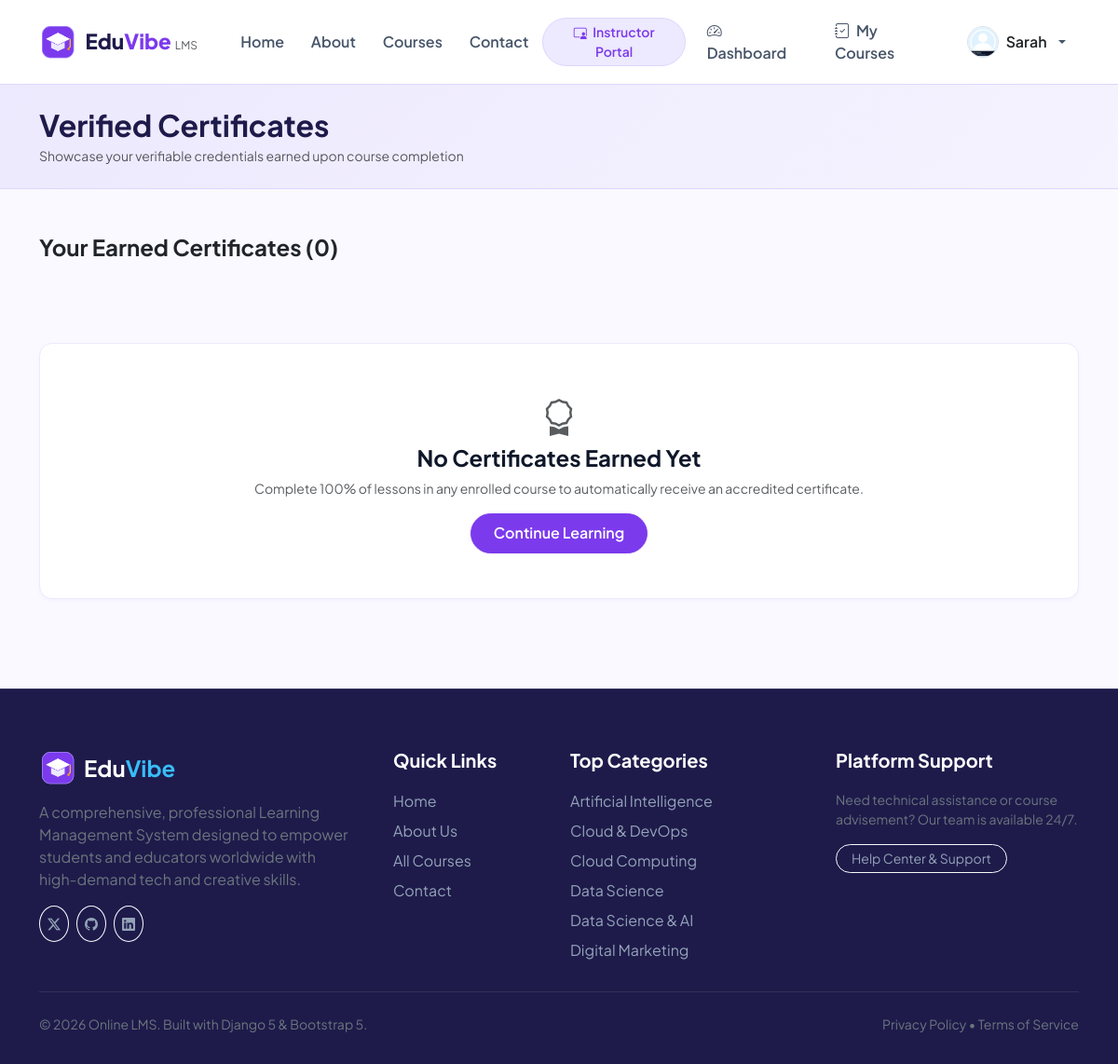
Screenshot of /certificates/ (signed in) with the database file from the repository.
### online_app/models.py (models this page shows, shortened)
class UserProfile(models.Model):
    ROLE_CHOICES = [
        ('student', 'Student'),
        ('instructor', 'Instructor'),
        ('admin', 'Admin'),
    ]
    user = models.OneToOneField(User, on_delete=models.CASCADE, related_name='profile')
    role = models.CharField(max_length=20, choices=ROLE_CHOICES, default='student')
    phone = models.CharField(max_length=25, blank=True)
    headline = models.CharField(max_length=150, blank=True, help_text="e.g. Senior Software Engineer | Student")
    bio = models.TextField(blank=True)
    avatar = models.ImageField(upload_to='avatars/', blank=True, null=True)
    avatar_static = models.CharField(max_length=255, blank=True, default='online_app/images/instructors/instructor1.jpg')
    created_at = models.DateTimeField(auto_now_add=True)
    def is_instructor(self):
        return self.role in ['instructor', 'admin'] or self.user.is_staff
    def get_avatar_url(self):
        if self.avatar:
            return self.avatar.url
        if self.avatar_static:
            return static(self.avatar_static)
        return static('online_app/images/instructors/instructor1.jpg')

class Category(models.Model):
    name = models.CharField(max_length=100)
    slug = models.SlugField(unique=True, blank=True)
    icon = models.CharField(max_length=60, default='bi-code-slash', help_text="Bootstrap icon class name")
    description = models.TextField(blank=True)
    image = models.ImageField(upload_to='categories/', blank=True, null=True)
    image_static = models.CharField(max_length=255, blank=True, default='')
    class Meta:
        verbose_name_plural = 'Categories'
        ordering = ['name']

### online_app/views.py (the view)
# urls.py: path('certificates/', views.certificates_view, name='certificates'),
@login_required
def certificates_view(request):
    certificates = Certificate.objects.filter(user=request.user).select_related('course', 'course__instructor')
    cert_code = request.GET.get('code')
    active_cert = None
    if cert_code:
        active_cert = get_object_or_404(Certificate.objects.select_related('course', 'user'), certificate_code=cert_code)
    context = {
        'certificates': certificates,
        'active_cert': active_cert,
    }
    return render(request, 'online_app/certificates.html', context)

### online_app/views.py (called while the page is built)
def global_categories_processor(request):
    return {
        'nav_categories': Category.objects.all()[:6]
    }

### online_app/templates/online_app/certificates.html (shortened to what this page needs)
{% extends 'online_app/base.html' %}
{% load static %}
{% block content %}
<div class="py-4" style="background: linear-gradient(135deg, var(--lavender) 0%, var(--lavender-light) 100%); border-bottom: 1px solid var(--lavender-dark);">
  <div class="container">
    <h1 class="fw-bold h2 mb-1" style="color: var(--navy-dark);">Verified Certificates</h1>
    <p class="text-muted small mb-0">Showcase your verifiable credentials earned upon course completion</p>
  </div>
</div>
<div class="container py-5">
  <div class="row g-4">
    <div class="col-12">
      <h4 class="fw-bold mb-3 text-dark">Your Earned Certificates ({{ certificates.count }})</h4>
    </div>
    {% for cert in certificates %}
      <div class="col-md-6 col-lg-4">
        <div class="card-custom p-4 bg-white h-100 d-flex flex-column">
          <div class="d-flex align-items-center gap-3 mb-3">
            <div class="rounded-circle p-3 d-flex align-items-center justify-content-center" style="background-color: var(--lavender); color: var(--purple-primary); width: 50px; height: 50px;">
              <i class="bi bi-award-fill fs-4"></i>
            </div>
            <div>
              <span class="badge bg-success-subtle text-success small">Verified</span>
              <h6 class="fw-bold text-dark mb-0 mt-1">{{ cert.course.title }}</h6>
            </div>
          </div>
          <div class="text-muted small mb-3">
            <div>Code: <code>{{ cert.certificate_code }}</code></div>
            <div>Issued: {{ cert.issued_date|date:"M d, Y" }}</div>
          </div>
          <div class="mt-auto pt-3 border-top">
            <a href="?code={{ cert.certificate_code }}" class="btn btn-primary btn-sm rounded-pill w-100 fw-semibold">
              <i class="bi bi-eye me-1"></i> View Full Certificate
            </a>
          </div>
        </div>
      </div>
    {% empty %}
      <div class="col-12 text-center py-5">
        <div class="card-custom p-5 bg-white">
          <i class="bi bi-award fs-1 text-muted mb-2"></i>
          <h4 class="fw-bold">No Certificates Earned Yet</h4>
          <p class="text-muted small mb-3">Complete 100% of lessons in any enrolled course to automatically receive an accredited certificate.</p>
          <a href="{% url 'my_courses' %}" class="btn btn-primary rounded-pill px-4">Continue Learning</a>
        </div>
      </div>
    {% endfor %}
  </div>
</div>
{% endblock %}

### online_app/templates/online_app/base.html (shortened to what this page needs)
{% load static %}
<!DOCTYPE html>
<html lang="en">
<head>
  <link href="https://cdn.jsdelivr.net/npm/bootstrap@5.3.3/dist/css/bootstrap.min.css" rel="stylesheet">
  <link rel="stylesheet" href="https://cdn.jsdelivr.net/npm/bootstrap-icons@1.11.3/font/bootstrap-icons.min.css">
  <link rel="stylesheet" href="{% static 'online_app/css/style.css' %}">
</head>
<body>
  <nav class="navbar navbar-expand-lg navbar-lms">
    <div class="container">
      <a class="navbar-brand" href="{% url 'home' %}">
        <img src="{% static 'online_app/images/logo/logo.png' %}" alt="LMS Logo" class="brand-logo-img">
        <span>Edu<span style="color: var(--purple-primary);">Vibe</span> <small class="fw-normal text-muted" style="font-size: 0.75rem;">LMS</small></span>
      </a>
      <div class="collapse navbar-collapse" id="navbarLmsNav">
        <ul class="navbar-nav me-auto mb-2 mb-lg-0 ms-lg-3">
          <li class="nav-item">
            <a class="nav-link {% if request.resolver_match.url_name == 'home' %}active{% endif %}" href="{% url 'home' %}">Home</a>
          </li>
          <li class="nav-item">
            <a class="nav-link {% if request.resolver_match.url_name == 'about' %}active{% endif %}" href="{% url 'about' %}">About</a>
          </li>
          <li class="nav-item">
            <a class="nav-link {% if request.resolver_match.url_name == 'courses' or request.resolver_match.url_name == 'course_detail' %}active{% endif %}" href="{% url 'courses' %}">Courses</a>
          </li>
          <li class="nav-item">
            <a class="nav-link {% if request.resolver_match.url_name == 'contact' %}active{% endif %}" href="{% url 'contact' %}">Contact</a>
          </li>
        </ul>
        <ul class="navbar-nav ms-auto align-items-lg-center gap-2">
          {% if user.is_authenticated %}
            {% if user.profile.is_instructor %}
              <li class="nav-item">
                <a class="btn btn-lavender btn-sm rounded-pill px-3" href="{% url 'instructor_dashboard' %}">
                  <i class="bi bi-person-video3 me-1"></i> Instructor Portal
                </a>
              </li>
            {% endif %}
            <li class="nav-item">
              <a class="nav-link" href="{% url 'student_dashboard' %}">
                <i class="bi bi-speedometer2 me-1"></i> Dashboard
              </a>
            </li>
            <li class="nav-item">
              <a class="nav-link" href="{% url 'my_courses' %}">
                <i class="bi bi-journal-check me-1"></i> My Courses
              </a>
            </li>
            <li class="nav-item dropdown">
              <a class="nav-link dropdown-toggle d-flex align-items-center gap-2" href="#" id="userMenuDropdown" role="button" data-bs-toggle="dropdown" aria-expanded="false">
                <img src="{{ user.profile.get_avatar_url }}" alt="{{ user.username }}" class="rounded-circle border" width="34" height="34" style="object-fit: cover;">
                <span class="d-none d-lg-inline fw-semibold text-dark">{{ user.first_name|default:user.username }}</span>
              </a>
            </li>
          {% endif %}
        </ul>
      </div>
    </div>
  </nav>
  <main>
    {% block content %}{% endblock %}
  </main>
  <footer class="footer-lms">
    <div class="container">
      <div class="row g-4">
        <div class="col-lg-4 col-md-6">
          <div class="d-flex align-items-center gap-2 mb-3">
            <img src="{% static 'online_app/images/logo/logo.png' %}" alt="Logo" class="brand-logo-img">
            <span class="h4 text-white fw-bold mb-0">Edu<span style="color: var(--blue-primary);">Vibe</span></span>
          </div>
          <p class="text-secondary pe-lg-4">
            A comprehensive, professional Learning Management System designed to empower students and educators worldwide with high-demand tech and creative skills.
          </p>
          <div class="d-flex gap-2 mt-3">
            <a href="#" class="btn btn-outline-light btn-sm rounded-circle p-2"><i class="bi bi-twitter-x"></i></a>
            <a href="#" class="btn btn-outline-light btn-sm rounded-circle p-2"><i class="bi bi-github"></i></a>
            <a href="#" class="btn btn-outline-light btn-sm rounded-circle p-2"><i class="bi bi-linkedin"></i></a>
          </div>
        </div>
        <div class="col-lg-2 col-md-6 col-6">
          <h5>Quick Links</h5>
          <ul class="list-unstyled mb-0">
            <li class="mb-2"><a href="{% url 'home' %}">Home</a></li>
            <li class="mb-2"><a href="{% url 'about' %}">About Us</a></li>
            <li class="mb-2"><a href="{% url 'courses' %}">All Courses</a></li>
            <li class="mb-2"><a href="{% url 'contact' %}">Contact</a></li>
          </ul>
        </div>
        <div class="col-lg-3 col-md-6 col-6">
          <h5>Top Categories</h5>
          <ul class="list-unstyled mb-0">
            {% for cat in nav_categories %}
              <li class="mb-2"><a href="{% url 'courses' %}?category={{ cat.slug }}">{{ cat.name }}</a></li>
            {% empty %}
              <li class="mb-2"><a href="{% url 'courses' %}">Web Development</a></li>
              <li class="mb-2"><a href="{% url 'courses' %}">Data Science & AI</a></li>
            {% endfor %}
          </ul>
        </div>
        <div class="col-lg-3 col-md-6">
          <h5>Platform Support</h5>
          <p class="text-secondary small">Need technical assistance or course advisement? Our team is available 24/7.</p>
          <a href="{% url 'contact' %}" class="btn btn-outline-light btn-sm rounded-pill px-3">Help Center &amp; Support</a>
        </div>
      </div>
      <div class="pt-4 mt-4 border-top border-secondary border-opacity-25 d-flex flex-column flex-md-row justify-content-between align-items-center gap-2 text-secondary small">
        <p class="mb-0">&copy; 2026 Online LMS. Built with Django 5 &amp; Bootstrap 5.</p>
        <div>
          <span>Privacy Policy</span> • <span>Terms of Service</span>
        </div>
      </div>
    </div>
  </footer>
</body>
</html>

### online_app/static/online_app/css/style.css (style rules this page uses)
:root { --lavender-light: #F5F3FF; --lavender: #EDE9FE; --lavender-dark: #DDD6FE; --purple-soft: #8B5CF6; --purple-primary: #7C3AED; --purple-dark: #6D28D9; --blue-light: #E0F2FE; --blue-primary: #38BDF8; --blue-dark: #0284C7; --navy-text: #0F172A; --navy-dark: #1E1B4B; --text-muted: #64748B; --light-bg: #FAF9FF; --white: #FFFFFF; --light-grey: #F1F5F9; --border-color: #E2E8F0; --radius-sm: 8px; --radius-md: 14px; --radius-lg: 20px; --shadow-sm: 0 2px 4px rgba(124, 58, 237, 0.04); --shadow-md: 0 4px 12px rgba(124, 58, 237, 0.08); --shadow-lg: 0 10px 25px rgba(124, 58, 237, 0.12); }
body { font-family: 'Plus Jakarta Sans', -apple-system, BlinkMacSystemFont, 'Segoe UI', Roboto, Helvetica, Arial, sans-serif; color: var(--navy-text); background-color: var(--light-bg); min-height: 100vh; display: flex; flex-direction: column; }
main { flex: 1 0 auto; }
.navbar-lms { background-color: rgba(255, 255, 255, 0.95); backdrop-filter: blur(10px); border-bottom: 1px solid var(--lavender-dark); padding: 0.8rem 0; position: sticky; top: 0; z-index: 1020; }
.navbar-brand { font-weight: 800; font-size: 1.4rem; color: var(--navy-dark); display: flex; align-items: center; gap: 0.6rem; }
.brand-logo-img { width: 40px; height: 40px; border-radius: var(--radius-sm); object-fit: contain; }
.nav-link { font-weight: 600; color: #475569; padding: 0.5rem 0.9rem !important; border-radius: var(--radius-sm); transition: all 0.2s ease; }
.btn-primary { background-color: var(--purple-primary); border-color: var(--purple-primary); color: #fff; font-weight: 600; border-radius: var(--radius-sm); padding: 0.55rem 1.3rem; transition: all 0.2s ease; }
.btn-lavender { background-color: var(--lavender); color: var(--purple-primary); font-weight: 600; border: 1px solid var(--lavender-dark); }
.card-custom { background-color: var(--white); border: 1px solid var(--lavender); border-radius: var(--radius-md); box-shadow: var(--shadow-sm); transition: transform 0.2s ease, box-shadow 0.2s ease; }
.footer-lms { background-color: var(--navy-dark); color: #CBD5E1; padding: 4rem 0 2rem; margin-top: auto; border-top: 1px solid rgba(255, 255, 255, 0.1); }
.footer-lms h5 { color: #FFFFFF; font-weight: 700; margin-bottom: 1.25rem; }
.footer-lms a { color: #94A3B8; text-decoration: none; transition: color 0.2s; }

### rows the page displays
Category: name "Artificial Intelligence"
Category: name "Cloud & DevOps"
Category: name "Cloud Computing"
Category: name "Data Science"
Category: name "Data Science & AI"
Category: name "Digital Marketing"

### other values shown
{{ user.first_name|default:user.username }} "Sarah"
{{ certificates.count }} "0"
